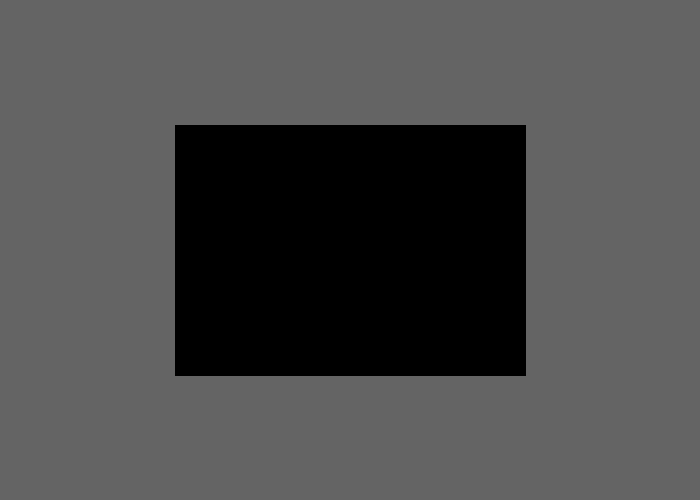
Frame 1 (no input)
Frame 60 (the mouse pressed at the canvas centre just before this capture): identical to frame 1, image omitted
Frame 120 (the mouse held since frame 60 and released just before this capture): identical to frame 1, image omitted

The Processing sketch that drew this single still picture (run headless with seeded random() and noise(); from frame 60 on, the mouse is pressed at the canvas centre):

// Processing sketch: processing_184379
// ── processing_184379.pde

int value1, value2, value3; 

void setup()
{
  size(700, 500);
}

void draw() 
{
  background(100); 
  rectMode(CENTER); 
  fill(value1, value2, value3); 
  rect(width/2, height/2, width/2, height/2);
} 

void mouseMoved()
{
  if (mouseX<width/2) {
    value1 = 255; 
    value2 = 255;
    value3 = 0;
  }
  if (mouseX>width/2)
  {
    value1 = 255;
    value2 = 0; 
    value3 = 255;
  }
  
  //lower right
  if (mouseX>= width/2 && mouseX <= ((width/2)/2+350) && mouseY >= height/2 && mouseY <= (height/2 +120))
  {
    value1 = 0; 
    value2 = 255; 
    value3 = 255;
  }
  
  //upper left
  if (mouseX>= (width/2-180) && mouseX <= width/2 && mouseY >= (height/2-120) && mouseY <= height/2)
  {
    value1 = 0; 
    value2 = 255; 
    value3 = 255;
  }
  
  //upper right
  if (mouseX>= (width/2) && mouseX <= (width/2+180) && mouseY >= (height/2-120) && mouseY <= (height/2))
  {
    value1 = 0; 
    value2 = 255; 
    value3 = 255;
  }
  //lower left
  if (mouseX>= (width/2-180) && mouseX <= width/2 && mouseY >= height/2 && mouseY <= (height/2 +120))
  {
    value1 = 0; 
    value2 = 255; 
    value3 = 255;
  }
}
